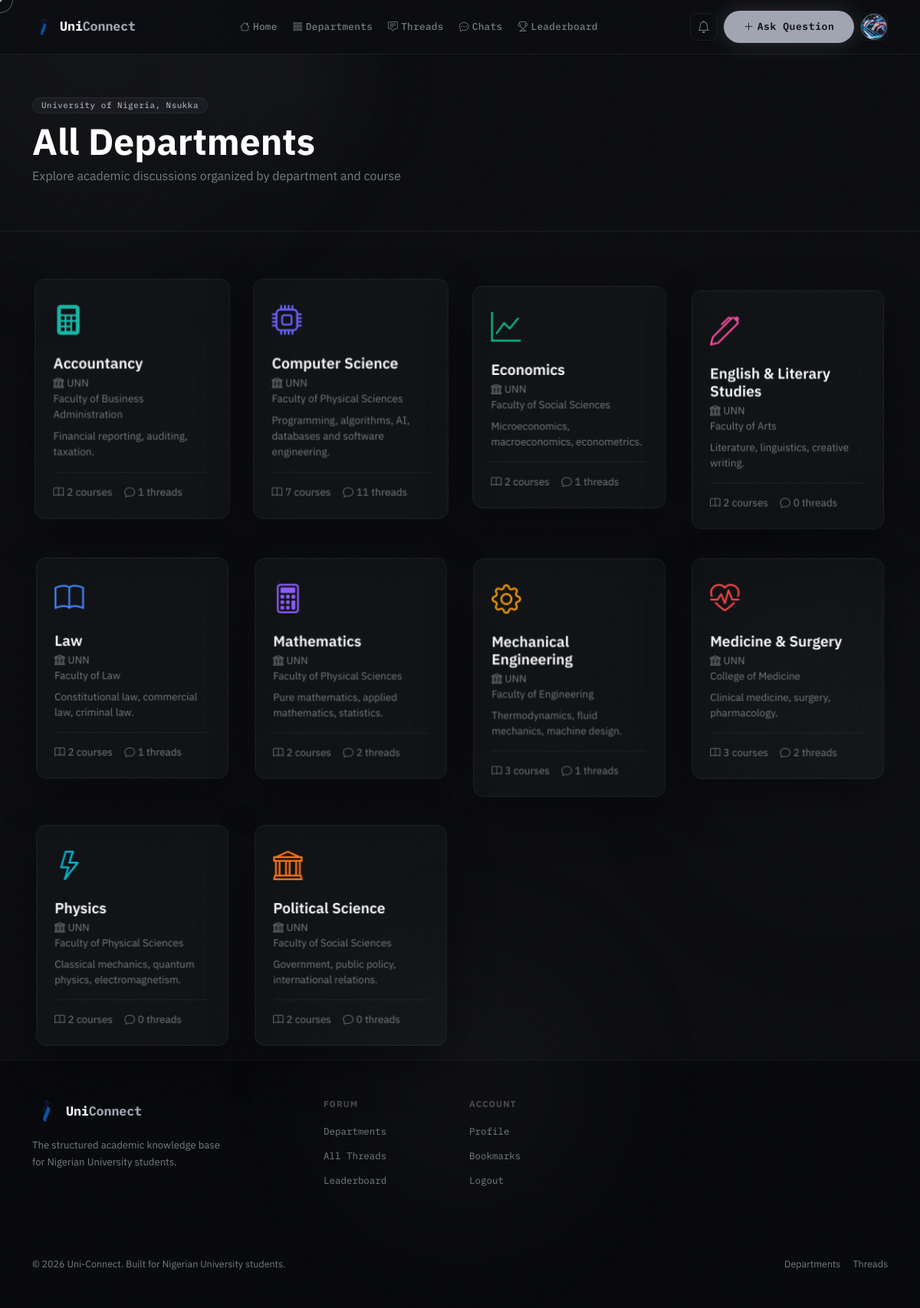
/departments/ (signed in), run on the app's committed database.
### accounts/models.py (models this page shows, shortened)
class User(AbstractUser):
    ROLE_CHOICES = [
        ('student', 'Student'),
        ('lecturer', 'Lecturer'),
        ('admin', 'Admin'),
    ]
    is_email_verified = models.BooleanField(default=False)
    role = models.CharField(max_length=20, choices=ROLE_CHOICES, default='student')
    school = models.ForeignKey(
        'forum.School', on_delete=models.SET_NULL, null=True, blank=True, related_name='members'
    )
    department = models.ForeignKey(
        'forum.Department', on_delete=models.SET_NULL, null=True, blank=True, related_name='members'
    )
    matric_number = models.CharField(max_length=20, blank=True)
    bio = models.TextField(blank=True)
    avatar = models.ImageField(upload_to='avatars/', blank=True, null=True)
    reputation = models.IntegerField(default=0)
    created_at = models.DateTimeField(auto_now_add=True)

### forum/models.py (models this page shows, shortened)
class School(models.Model):
    SCHOOL_TYPE_CHOICES = [
        ('university', 'University'),
        ('polytechnic', 'Polytechnic'),
        ('college_of_education', 'College of Education'),
        ('monotechnic', 'Monotechnic'),
    ]
    name = models.CharField(max_length=255, unique=True)
    short_name = models.CharField(
        max_length=50, blank=True,
        help_text='Common abbreviation, e.g. UNN, UNILAG, FUTA'
    )
    slug = models.SlugField(max_length=255, unique=True, blank=True)
    school_type = models.CharField(max_length=30, choices=SCHOOL_TYPE_CHOICES, default='university')
    state = models.CharField(max_length=100, blank=True, help_text='Nigerian state where the school is located')
    is_active = models.BooleanField(default=True)
    created_at = models.DateTimeField(auto_now_add=True)
    class Meta:
        ordering = ['name']
        indexes = [
            models.Index(fields=['short_name']),
        ]

class Department(models.Model):
    school = models.ForeignKey(
        School, on_delete=models.CASCADE, related_name='departments',
        null=True, blank=True,
    )
    name = models.CharField(max_length=200)
    code = models.CharField(max_length=10)
    faculty = models.CharField(max_length=200)
    description = models.TextField(blank=True)
    color = models.CharField(max_length=7, default='#6C63FF')
    icon = models.CharField(max_length=50, default='bi-mortarboard')
    created_at = models.DateTimeField(auto_now_add=True)
    class Meta:
        ordering = ['name']
        unique_together = ['school', 'code']
        constraints = [
            models.UniqueConstraint(
                Lower('name'), 'school',
                name='unique_department_name_per_school',
            ),
        ]
        indexes = [
            models.Index(fields=['school', 'code']),
        ]

### forum/views.py (the view)
# urls.py: path('departments/', views.department_list, name='departments'),
def department_list(request):
    departments = Department.objects.select_related('school').annotate(
        num_courses=Count('courses', distinct=True),
        num_threads=Count('courses__threads', filter=Q(courses__threads__is_deleted=False), distinct=True)
    ).order_by('school__name', 'name', 'id')
    if request.user.is_authenticated and request.user.school_id:
        departments = departments.filter(school=request.user.school)
    seen = set()
    deduped = []
    for dept in departments:
        key = (dept.school_id, dept.name.strip().lower())
        if key in seen:
            continue
        seen.add(key)
        deduped.append(dept)
    return render(request, 'forum/departments.html', {'departments': deduped})

### forum/context_processors.py (called while the page is built)
def unread_notifications(request):
    count = 0
    if request.user.is_authenticated:
        count = request.user.notifications.filter(is_read=False).count()
    return {'unread_notification_count': count}

### templates/forum/departments.html (shortened to what this page needs)
{% extends 'base.html' %}
{% block content %}
<div class="page-header">
  <div class="container">
    <span class="badge badge-glass mb-2">
      {% if user.is_authenticated and user.school %}{{ user.school.name }}{% else %}Nationwide{% endif %}
    </span>
    <h1 class="display-5 fw-bold text-white mb-1">All Departments</h1>
    <p class="text-muted">Explore academic discussions organized by department and course</p>
  </div>
</div>
<div class="container pb-6">
  <div class="row g-4">
    {% for dept in departments %}
    <div class="col-md-4 col-lg-3 dept-card-wrap">
      <a href="{% url 'forum:department_detail' dept.pk %}" class="dept-card glass-panel text-decoration-none d-block p-4">
        <div class="dept-icon mb-3" style="color:{{ dept.color }};">
          <i class="bi {{ dept.icon }} fs-1"></i>
        </div>
        <h5 class="text-white fw-600 mb-1">{{ dept.name }}</h5>
        {% if dept.school %}<p class="text-muted small mb-0"><i class="bi bi-bank me-1"></i>{{ dept.school.short_name|default:dept.school.name }}</p>{% endif %}
        <p class="text-muted small mb-0">{{ dept.faculty }}</p>
        {% if dept.description %}
        <p class="text-muted small mt-2">{{ dept.description|truncatechars:80 }}</p>
        {% endif %}
        <div class="d-flex gap-3 mt-3 pt-3" style="border-top:1px solid rgba(255,255,255,0.06);">
          <span class="text-muted small"><i class="bi bi-book me-1"></i>{{ dept.num_courses }} courses</span>
          <span class="text-muted small"><i class="bi bi-chat me-1"></i>{{ dept.num_threads }} threads</span>
        </div>
      </a>
    </div>
    {% endfor %}
  </div>
</div>
{% endblock %}

### templates/base.html (shortened to what this page needs)
<!doctype html>
<html lang="en" data-bs-theme="dark">
  <head>
    <link
      rel="stylesheet"
      href="https://cdn.jsdelivr.net/npm/bootstrap@5.3.3/dist/css/bootstrap.min.css"
    />
    <link
      rel="stylesheet"
      href="https://cdn.jsdelivr.net/npm/bootstrap-icons@1.11.3/font/bootstrap-icons.min.css"
    />
    {% load static %}
    <link rel="stylesheet" href="{% static 'css/main.css' %}" />
  </head>
  <body class="{% block body_class %}{% endblock %}">
    <div class="ambient-orb orb-1" aria-hidden="true"></div>
    <div class="ambient-orb orb-2" aria-hidden="true"></div>
    <nav class="navbar navbar-expand-lg glass-nav">
      <div class="container">
        <a
          class="navbar-brand d-flex align-items-center gap-2"
          href="{% url 'forum:home' %}"
        >
          <img
            src="{% static 'logo-removebg-preview.png' %}"
            alt="Uni-Connect logo"
            class="site-logo navbar-logo"
          />
          <span class="brand-name"
            >Uni<span class="text-accent">Connect</span></span
          >
        </a>
        <div class="collapse navbar-collapse" id="navMain">
          <ul class="navbar-nav mx-auto gap-1">
            <li class="nav-item">
              <a class="nav-link nav-pill" href="{% url 'forum:home' %}"
                ><i class="bi bi-house me-1"></i>Home</a
              >
            </li>
            <li class="nav-item">
              <a class="nav-link nav-pill" href="{% url 'forum:departments' %}"
                ><i class="bi bi-grid-3x3-gap me-1"></i>Departments</a
              >
            </li>
            <li class="nav-item">
              <a class="nav-link nav-pill" href="{% url 'forum:thread_list' %}"
                ><i class="bi bi-chat-square-text me-1"></i>Threads</a
              >
            </li>
            {% if user.is_authenticated %}
            <li class="nav-item">
              <a class="nav-link nav-pill" href="{% url 'forum:chat_list' %}"
                ><i class="bi bi-chat-dots me-1"></i>Chats</a
              >
            </li>
            {% endif %}
            <li class="nav-item">
              <a class="nav-link nav-pill" href="{% url 'forum:leaderboard' %}"
                ><i class="bi bi-trophy me-1"></i>Leaderboard</a
              >
            </li>
          </ul>
          <div class="d-flex align-items-center gap-2">
            {% if user.is_authenticated %}
            <a
              href="{% url 'forum:notifications' %}"
              class="btn btn-ghost-icon position-relative"
            >
              <i class="bi bi-bell"></i>
            </a>
            <a
              href="{% url 'forum:create_thread' %}"
              class="btn btn-primary-glow btn-sm"
            >
              <i class="bi bi-plus-lg me-1"></i>Ask Question
            </a>
            <div class="dropdown">
              <button
                class="btn btn-ghost-icon dropdown-toggle no-caret"
                data-bs-toggle="dropdown"
              >
                <div class="avatar-sm">
                  {% if user.avatar %}
                  <img src="{{ user.avatar.url }}" alt="{{ user.username }}" />
                  {% else %}
                  <span>{{ user.username|first|upper }}</span>
                  {% endif %}
                </div>
              </button>
            </div>
            {% endif %}
          </div>
        </div>
      </div>
    </nav>
    <main>{% block content %}{% endblock %}</main>
    <footer class="footer-glass py-5 mt-5">
      <div class="container">
        <div class="row g-4">
          <div class="col-lg-4">
            <div class="d-flex align-items-center gap-2 mb-3">
              <img
                src="{% static 'logo-removebg-preview.png' %}"
                alt="Uni-Connect logo"
                class="site-logo"
              />
              <span class="brand-name"
                >Uni<span class="text-accent">Connect</span></span
              >
            </div>
            <p
              style="
                color: var(--muted);
                font-size: 0.82rem;
                line-height: 1.7;
                max-width: 260px;
              "
            >
              The structured academic knowledge base for Nigerian University students.
            </p>
          </div>
          <div class="col-6 col-lg-2">
            <p
              style="
                color: rgba(255, 255, 255, 0.25);
                font-size: 0.72rem;
                font-weight: 700;
                letter-spacing: 0.1em;
                text-transform: uppercase;
                margin-bottom: 14px;
              "
            >
              Forum
            </p>
            <ul class="list-unstyled footer-links">
              <li><a href="{% url 'forum:departments' %}">Departments</a></li>
              <li><a href="{% url 'forum:thread_list' %}">All Threads</a></li>
              <li><a href="{% url 'forum:leaderboard' %}">Leaderboard</a></li>
            </ul>
          </div>
          <div class="col-6 col-lg-2">
            <p
              style="
                color: rgba(255, 255, 255, 0.25);
                font-size: 0.72rem;
                font-weight: 700;
                letter-spacing: 0.1em;
                text-transform: uppercase;
                margin-bottom: 14px;
              "
            >
              Account
            </p>
            <ul class="list-unstyled footer-links">
              {% if user.is_authenticated %}
              <li><a href="{% url 'accounts:profile' %}">Profile</a></li>
              <li><a href="{% url 'forum:bookmarks' %}">Bookmarks</a></li>
              <li><a href="{% url 'accounts:logout' %}">Logout</a></li>
              {% else %}
              <li><a href="{% url 'accounts:login' %}">Login</a></li>
              <li><a href="{% url 'accounts:register' %}">Register</a></li>
              {% endif %}
            </ul>
          </div>
        </div>
        <div
          class="d-flex justify-content-between align-items-center flex-wrap gap-3"
        >
          <p style="color: var(--muted); font-size: 0.78rem; margin: 0">
            © 2026 Uni-Connect. Built for Nigerian University students.
          </p>
          <div class="d-flex gap-3">
            <a
              href="{% url 'forum:departments' %}"
              style="
                color: var(--muted);
                font-size: 0.78rem;
                text-decoration: none;
              "
              onmouseenter="this.style.color = 'var(--accent)'"
              onmouseleave="this.style.color = 'var(--muted)'"
              >Departments</a
            >
            <a
              href="{% url 'forum:thread_list' %}"
              style="
                color: var(--muted);
                font-size: 0.78rem;
                text-decoration: none;
              "
              onmouseenter="this.style.color = 'var(--accent)'"
              onmouseleave="this.style.color = 'var(--muted)'"
              >Threads</a
            >
          </div>
        </div>
      </div>
    </footer>
    {% load static %}
  </body>
</html>

### data on the page
User: avatar (picture), school.name "University of Nigeria, Nsukka"
Department: name "Accountancy", school.short_name "UNN", faculty "Faculty of Business Administration", description "Financial reporting, auditing, taxation.", num_courses "2", num_threads "1"
Department: name "Computer Science", school.short_name "UNN", faculty "Faculty of Physical Sciences", description "Programming, algorithms, AI, databases and software engineering.", num_courses "7", num_threads "11"
Department: name "Economics", school.short_name "UNN", faculty "Faculty of Social Sciences", description "Microeconomics, macroeconomics, econometrics.", num_courses "2", num_threads "1"
Department: name "English & Literary Studies", school.short_name "UNN", faculty "Faculty of Arts", description "Literature, linguistics, creative writing.", num_courses "2", num_threads "0"
Department: name "Law", school.short_name "UNN", faculty "Faculty of Law", description "Constitutional law, commercial law, criminal law.", num_courses "2", num_threads "1"
Department: name "Mathematics", school.short_name "UNN", faculty "Faculty of Physical Sciences", description "Pure mathematics, applied mathematics, statistics.", num_courses "2", num_threads "2"
Department: name "Mechanical Engineering", school.short_name "UNN", faculty "Faculty of Engineering", description "Thermodynamics, fluid mechanics, machine design.", num_courses "3", num_threads "1"
Department: name "Medicine & Surgery", school.short_name "UNN", faculty "College of Medicine", description "Clinical medicine, surgery, pharmacology.", num_courses "3", num_threads "2"
Department: name "Physics", school.short_name "UNN", faculty "Faculty of Physical Sciences", description "Classical mechanics, quantum physics, electromagnetism.", num_courses "2", num_threads "0"
Department: name "Political Science", school.short_name "UNN", faculty "Faculty of Social Sciences", description "Government, public policy, international relations.", num_courses "2", num_threads "0"
